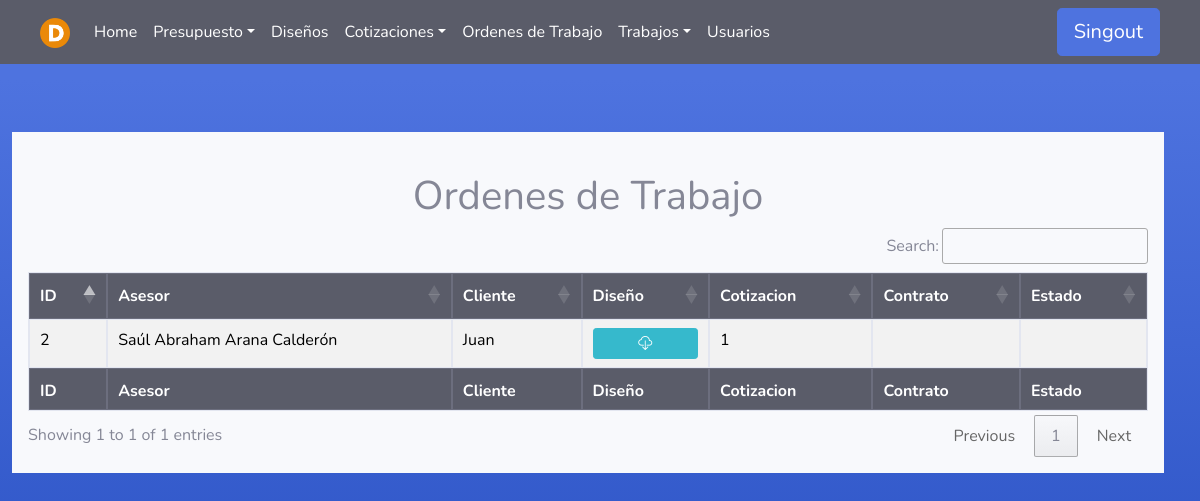
/Trabajos/ (signed in), run on an earlier commit of the app's database.
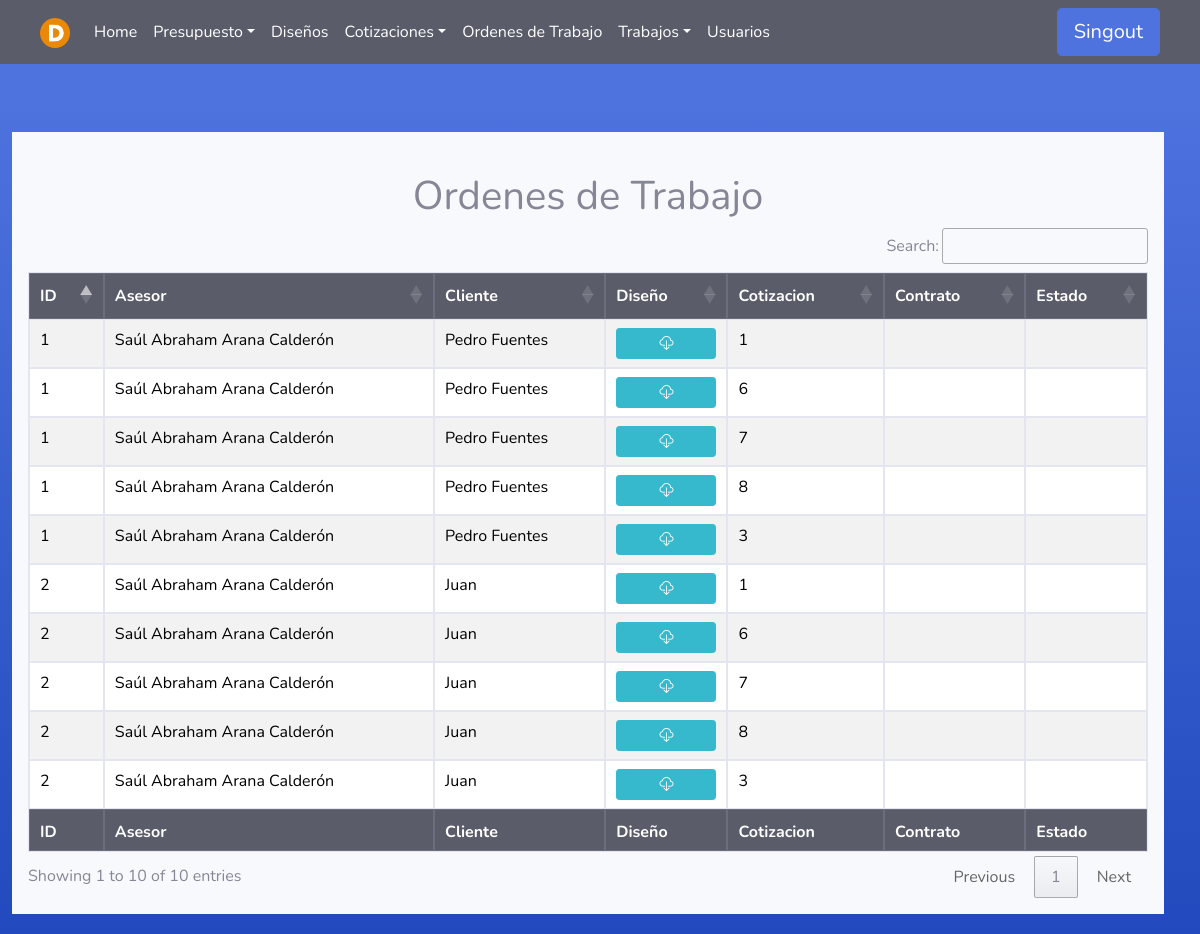
And on a later commit of the database.
### Asesores/models.py (models this page shows)
class Presupuesto(models.Model):
    asesor = models.ForeignKey(User, on_delete=models.PROTECT, null=False, blank=False)
    fecha_inicio = models.DateTimeField(null=False, auto_now_add=True, blank=False)
    cliente = models.CharField(max_length=100, null=False, blank=False)
    descripcion = models.TextField(null=False, blank=False)
    estado=models.TextField(null=True, blank=True)
    fecha_fin = models.DateTimeField(null=True, blank=True)

### Cotizadores/models.py (models this page shows)
class Cotizacion(models.Model):
    cotizador = models.ForeignKey(User, on_delete=models.PROTECT, null=False, blank=False)
    diseno = models.ForeignKey(Diseno, on_delete=models.PROTECT, null=True, blank=False)
    fecha = models.DateTimeField(auto_now_add=True)
    estado=models.TextField(null=True, blank=True, default='Esperando aprobación')
    archivo = models.FileField(upload_to='cotizaciones/', null=False, blank=False)

### Produccion/views.py (the view)
# urls.py: path('', produccion_views.ordenes_listado , name='OrdenesDeTrabajo'),
@login_required(login_url='index')
def ordenes_listado(request):
    user = request.user
    if user.groups.filter(name='Asesor').exists():
        presupuesto_diseno = Presupuesto.objects.filter(fecha_fin=None, asesor=user,diseno__estado="Aprobado")
        ids_disenos = Presupuesto.objects.filter(fecha_fin=None, asesor=user, diseno__estado="Aprobado").values_list('diseno__id', flat=True)
        cotizacion = Cotizacion.objects.filter(diseno_id__in=ids_disenos).select_related('diseno')
        return render(request, 'Produccion/Ordenes_trabajo.html', {'presupuesto_diseno': presupuesto_diseno,'cotizaciones':cotizacion})
    elif (user.groups.filter(name='Administrador').exists() or user.is_superuser):
        presupuesto_diseno = Presupuesto.objects.filter(fecha_fin=None, asesor=user,diseno__estado="Aprobado")
        ids_disenos = Presupuesto.objects.filter(fecha_fin=None, asesor=user, diseno__estado="Aprobado").values_list('diseno__id', flat=True)
        cotizacion = Cotizacion.objects.filter(diseno_id__in=ids_disenos).select_related('diseno')
        return render(request, 'Produccion/Ordenes_trabajo.html', {'presupuesto_diseno': presupuesto_diseno, 'cotizaciones':cotizacion})
    else:
        error = "No tienes permiso para acceder a esta página."
        return render(request, '404.html', {'error': error})

### Templates/Produccion/Ordenes_trabajo.html
{% extends 'tables.html' %}
{% block botones%}
<div class="text-center">
    <br>
    <h1>Ordenes de Trabajo</h1>
</div>
{% endblock %}
{% load static %}
{% block head %}
<th>ID</th>
{% if user.is_superuser or user.groups.all.0.name == "Administrador" %}
<th>Asesor</th>
{% endif %}
<th>Cliente</th>
<th>Diseño</th>
<th>Cotizacion</th>
<th>Contrato</th>
<th>Estado</th>
{% endblock %}
{% block tbody %}
{% for p in presupuesto_diseno %}
{% for c in cotizaciones %}
<tr>
    <td>{{ p.id }}</td>
    {% if user.is_superuser or user.groups.all.0.name == "Administrador" %}
    <td>{{ p.asesor.first_name}} {{ p.asesor.last_name}}</td>
    {% endif %}
    <td>{{ p.cliente }}</td>
    <td>
        <div class="text-center">
            <a class="btn btn-info btn-sm btn-block" href="#" download>
                <i class="bi bi-cloud-download"></i>
            </a>
        </div>
    </td>
    <td>{{ c.id }}</td>
    <td></td>
    <td></td>
</tr>
{% endfor %}
{% endfor %}
{% endblock %}
{% block footer %}
<th>ID</th>
{% if user.is_superuser or user.groups.all.0.name == "Administrador" %}
<th>Asesor</th>
{% endif %}
<th>Cliente</th>
<th>Diseño</th>
<th>Cotizacion</th>
<th>Contrato</th>
<th>Estado</th>
{% endblock %}

### Templates/tables.html (shortened to what this page needs)
{% extends 'core.html' %}
{% block content%}
{% load static %}
<link rel="stylesheet" href="https://cdn.datatables.net/1.13.7/css/jquery.dataTables.min.css">
<link rel="stylesheet" href="https://cdn.datatables.net/buttons/2.4.2/css/buttons.dataTables.min.css">
<div class="row container col-md-12">
    <div class="mt-5 p-3 bg-light">
        {% block botones %} {% endblock %}
        <div class="row justify-content-center">
            <table id="example" class="table table-striped table-hover table-bordered" style="width:100%">
                <thead class="thead-dark">
                    <tr>
                        {% block head %} {% endblock %}
                    </tr>
                </thead>
                <tbody>
                    {% block tbody %} {% endblock %}
                </tbody>
                <tfoot class="thead-dark">
                    <tr>
                        {% block footer %} {% endblock %}
                    </tr>
                </tfoot>
            </table>
        </div>
    </div>
</div>
{% endblock %}

### Templates/core.html (shortened to what this page needs)
<!DOCTYPE html>
<html lang="en">
<head>
    {% load static %}
    <link rel="stylesheet" href="{% static 'css/bootstrap.min.css' %}">
    <link href="{% static 'css/navbars.css' %}" rel="stylesheet" type="text/css">
    <link href="{% static 'css/sb-admin-2.min.css' %}" rel="stylesheet" type="text/css">
    <link href="https://cdn.jsdelivr.net/npm/bootstrap-icons@1.7.2/font/bootstrap-icons.css" rel="stylesheet">
</head>
<body class="bg-gradient-primary">
    <header>
        <nav class="navbar navbar-expand-lg navbar-dark bg-dark" aria-label="Fifth navbar example">
            <div class="container-fluid">
                <a class="navbar-brand" href="{% url 'index' %}">
                    <img src="{% static 'img/Logo DeseretOriginal.png' %}" alt="Logo" height="30">
                </a>
                <div class="collapse navbar-collapse justify-content-between " id="navbarsExample05">
                    <ul class="navbar-nav me-auto mb-2 mb-lg-0 ">
                        {% if user.is_authenticated %}
                        <li class="nav-item">
                            <a class="nav-link active" aria-current="page" href="{% url 'index' %}">Home</a>
                        </li>
                        {% if user.is_superuser or user.groups.all.0.name == "Asesor" or user.groups.all.0.name == "Administrador"%}
                        <li class="nav-item dropdown">
                            <a class="nav-link active dropdown-toggle" href="#" data-bs-toggle="dropdown"
                                aria-expanded="false">Presupuesto</a>
                        </li>
                        {% endif %}
                        {% if user.is_superuser or user.groups.all.0.name == "Designer" or user.groups.all.0.name == "Administrador" %}
                        <li class="nav-item">
                            <a class="nav-link active" aria-current="page" href="/Diseno/">Diseños</a>
                        </li>
                        {% endif %}
                        {% if user.is_superuser or user.groups.all.0.name == "Cotizador" or user.groups.all.0.name == "Administrador" %}
                        <li class="nav-item dropdown">
                            <a class="nav-link active dropdown-toggle" href="#" data-bs-toggle="dropdown"
                                aria-expanded="false">Cotizaciones</a>
                        </li>
                        {% endif %}
                        {% if user.is_superuser or user.groups.all.0.name == "Administrador" %}
                        <li class="nav-item">
                            <a class="nav-link active" aria-current="page" href="/Produccion/">Ordenes de Trabajo</a>
                        </li>
                        {% endif %}
                        {% if user.is_superuser or not user.groups.all.0.name == "Asesor"  and not user.groups.all.0.name == "Designer" and not user.groups.all.0.name == "Cotizador" %}
                        <li class="nav-item dropdown">
                            <a class="nav-link active dropdown-toggle" href="#" data-bs-toggle="dropdown"
                                aria-expanded="false">Trabajos</a>
                        </li>
                        {% endif %}
                        {% if user.is_superuser or user.groups.all.0.name == "Administrador" %}
                        <li class="nav-item">
                            <a class="nav-link active" aria-current="page" href="{% url 'usuarios' %}">Usuarios</a>
                        </li>
                        {% endif %}
                        {% endif %}
                    </ul>
                    <div>
                        {% if user.is_authenticated %}
                        <a class="btn btn-primary btn-lg" href="{% url 'signout' %}">Singout</a>
                        {% else %}
                        <a class="btn btn-primary btn-lg" href="{% url 'signin' %}">Login</a>
                        {% endif %}
                    </div>
                </div>
            </div>
        </nav>
    </header>
    {% block content %} {% endblock %}
</body>
</html>

### static/css/navbars.css (style rules this page uses)
body { padding-bottom: 20px; }
.navbar { margin-bottom: 20px; }

What changed in the data, as far as the page shows it:
now on this page (row edited): Presupuesto: id "1", asesor.first_name "Saúl Abraham", asesor.last_name "Arana Calderón", cliente "Pedro Fuentes", Cotizacion (id "1")
added Cotizacion: id "6", {{ p.id }} "2", {{ p.asesor.first_name }} "Saúl Abraham", {{ p.asesor.last_name }} "Arana Calderón", {{ p.cliente }} "Juan"
added Cotizacion: id "7", {{ p.id }} "2", {{ p.asesor.first_name }} "Saúl Abraham", {{ p.asesor.last_name }} "Arana Calderón", {{ p.cliente }} "Juan"
added Cotizacion: id "8", {{ p.id }} "2", {{ p.asesor.first_name }} "Saúl Abraham", {{ p.asesor.last_name }} "Arana Calderón", {{ p.cliente }} "Juan"
added Cotizacion: id "3", {{ p.id }} "2", {{ p.asesor.first_name }} "Saúl Abraham", {{ p.asesor.last_name }} "Arana Calderón", {{ p.cliente }} "Juan"
Also different on the page:
text written by a page script: "Search: Showing 1 to 1 of 1 entries Previous 1 Next" → "Search: Showing 1 to 10 of 10 entries Previous 1 Next"
